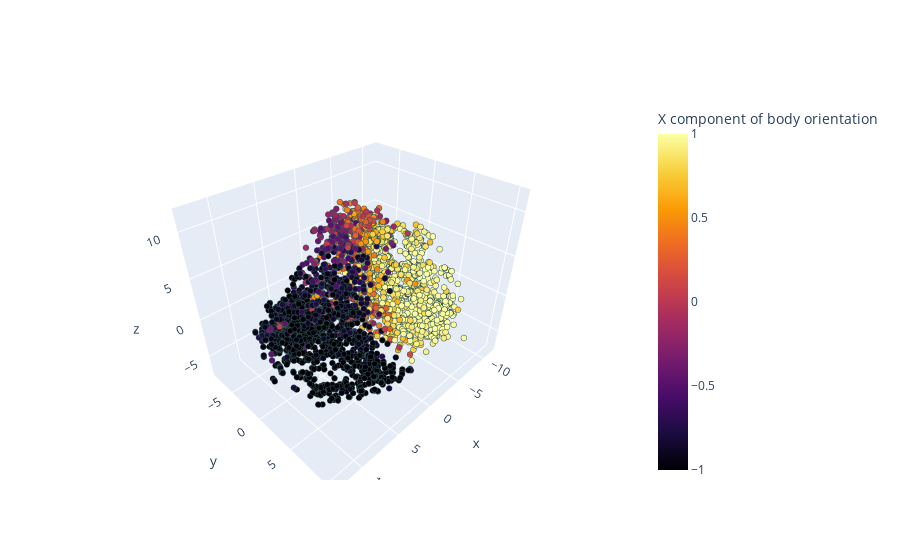

Notebook cell for this chart:
### Code cell
# D Scatter Plot with Colorscaling and Marker Styling

import plotly.graph_objects as go
import numpy as np
import plotly

# Helix equation
# t = np.linspace(0, 20, 100)
# x, y, z = np.cos(t), np.sin(t), t

fig = go.Figure(data=[go.Scatter3d(
    x=emb[:,0],
    y=emb[:,1],
    z=emb[:,2],
    mode='markers',
    marker=dict(
        size=2,
        color=heading,                # set color to an array/list of desired values
#         colorscale=plotly.colors.cyclical.IceFire, 
        colorscale=plotly.colors.sequential.Inferno,
#         opacity=0.6,
        colorbar=dict(title="X component of body orientation"),
        line=dict(color='DarkSlateGrey',width=.1)
    ) 
        
)])

# tight layout
# fig.update_layout(margin=dict(l=0, r=0, b=0))
fig.show()

### Figure 1 — Plotly figure (JSON) as saved in the notebook; plotly's stock layout.template omitted (floating-point values rounded to 4 significant figures; data arrays with more than 128 entries replaced by an {"elided": "..."} marker saying what was removed)
{"data": [{"marker": {"color": {"elided": "4012 float values"}, "colorbar": {"title": {"text": "X component of body orientation"}}, "colorscale": [[0, "#000004"], [0.1111, "#1b0c41"], [0.2222, "#4a0c6b"], [0.3333, "#781c6d"], [0.4444, "#a52c60"], [0.5556, "#cf4446"], [0.6667, "#ed6925"], [0.7778, "#fb9b06"], [0.8889, "#f7d13d"], [1, "#fcffa4"]], "line": {"color": "DarkSlateGrey", "width": 0.1}, "size": 2}, "mode": "markers", "type": "scatter3d", "x": {"elided": "4012 float values"}, "y": {"elided": "4012 float values"}, "z": {"elided": "4012 float values"}}], "layout": {}}
